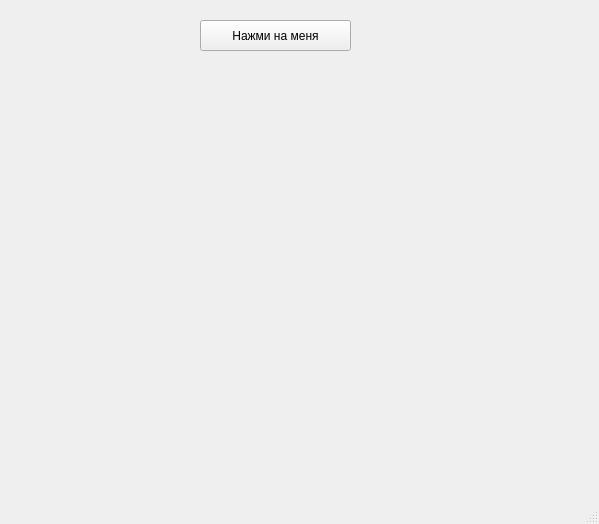
<?xml version="1.0" encoding="UTF-8"?>
<ui version="4.0">
 <class>MainWindow</class>
 <widget class="QMainWindow" name="MainWindow">
  <property name="geometry">
   <rect>
    <x>0</x>
    <y>0</y>
    <width>599</width>
    <height>524</height>
   </rect>
  </property>
  <property name="windowTitle">
   <string>Git и желтые окружности</string>
  </property>
  <widget class="QWidget" name="centralwidget">
   <widget class="QPushButton" name="pushButton">
    <property name="geometry">
     <rect>
      <x>200</x>
      <y>20</y>
      <width>151</width>
      <height>31</height>
     </rect>
    </property>
    <property name="text">
     <string>Нажми на меня</string>
    </property>
   </widget>
  </widget>
  <widget class="QMenuBar" name="menubar">
   <property name="geometry">
    <rect>
     <x>0</x>
     <y>0</y>
     <width>599</width>
     <height>21</height>
    </rect>
   </property>
  </widget>
  <widget class="QStatusBar" name="statusbar"/>
 </widget>
 <resources/>
 <connections/>
</ui>
